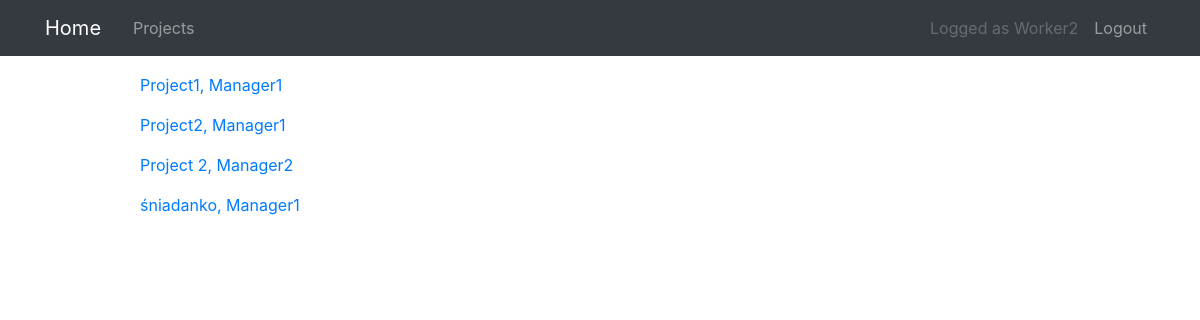
The page /projects/ (signed in) on the database its author committed.
### projects/models.py (models this page shows, shortened)
class Project(models.Model):
    title = models.CharField(max_length=100)
    description = models.TextField()
    manager = models.ForeignKey(
        User, on_delete=models.CASCADE, related_name="manager_project_set"
    )
    worker = models.ManyToManyField(User, related_name="worker_project_set")
    client = models.ManyToManyField(User, related_name="client_project_set")
    def __str__(self):
        return f"{self.title}, {self.manager}"

### projects/views.py (the view)
# urls.py: path("projects/", MyProjectsListView.as_view(), name="project-list"),
class MyProjectsListView(
    LoginRequiredMixin, PermissionRequiredMixin, ListView
):
    template_name = "projects/project_list"
    context_object_name = "projects"
    def get_queryset(self):
        user = get_object_or_404(User, id=self.request.user.id)
        queryset = Project.objects.filter(manager=user)
        if len(queryset) == 0:
            queryset = Project.objects.filter(worker=user)
        if len(queryset) == 0:
            queryset = Project.objects.filter(client=user)
        return queryset
    permission_required = "projects.view_project"

### projects/templates/projects/project_list.html
{% extends "projects/base.html" %}
{% block content %}
{% for project in projects %}
<p>
    <a href="{% url 'project-detail' project.pk %}">{{ project }} </a>
</p>
{% endfor %}
{% endblock content %}

### projects/templates/projects/base.html (shortened to what this page needs)
{% load static %}
<!DOCTYPE html>
<html>
<head>
  <link rel="stylesheet" href="https://maxcdn.bootstrapcdn.com/bootstrap/4.0.0/css/bootstrap.min.css"
>
  <link rel="stylesheet" type="text/css" href="{% static 'projects/main.css' %}">
</head>
<body>
  <header>
    <nav class="navbar navbar-expand-md navbar-dark bg-dark">
      <div class="container">
        <a class="navbar-brand mr-4" href="{% url 'project-home' %}">Home</a>
        <div class="collapse navbar-collapse" id="navbarToggle">
          <div class="navbar-nav mr-auto">
            {% if user.is_authenticated %}
            {% if perms.projects.view_project %}
            {% if not request.user.is_staff %}
            <a class="nav-item nav-link" href="{% url 'project-list' %}">Projects</a>
            {% endif %}
            {% endif %}
            {% endif %}
          </div>
          <div class="navbar-nav">
            {% if user.is_authenticated %}
            <a class="nav-link disabled" href="#">Logged as {{ user.username }}</a>
            <a class="nav-item nav-link" href="{% url 'logout' %}">Logout</a>
            {% else %}
            <a class="nav-item nav-link" href="{% url 'login' %}">Login</a>
            {% endif %}
          </div>
        </div>
      </div>
    </nav>
  </header>
  <main class="container">
    <div class="row">
      <div class="col-1">
      </div>
      <div class="col-10">
        {% block content %}{% endblock %}
      </div>
      <div class="col-1"></div>
    </div>
  </main>
</body>
</html>

### projects/static/projects/main.css (style rules this page uses)
.navbar { margin-bottom: 2ex; }

### rows shown on the page
Project: title+manager "Project1, Manager1"
Project: title+manager "Project2, Manager1"
Project: title+manager "Project 2, Manager2"
Project: title+manager "śniadanko, Manager1"

### other values the page prints
{{ user.username }} "Worker2"
